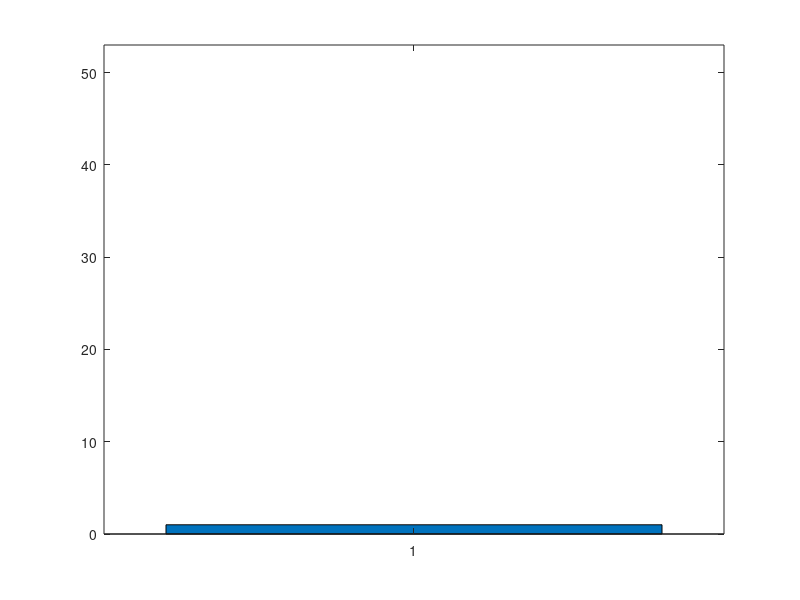

Here is the MATLAB script that generated this plot: (Note: this script raises an error after producing the figure.)
clear all; close all;

function ret = split_it(Nsnaps, Nsnaps_max)
  Nparts = ceil(Nsnaps/Nsnaps_max);
  n2 = floor(Nsnaps/Nparts);
  n1 = n2 + 1;
  m1 = Nsnaps - n2*Nparts;
  m2 = Nparts - m1;
  ret = [n1*ones(m1,1); n2*ones(m2,1)];
  
  msg = sprintf('sum(ret(:))=%d, Nsnaps=%d, max(ret(:))=%d, Nsnaps_max=%d\n', sum(ret(:)), Nsnaps, max(ret(:)), Nsnaps_max);
  %fprintf(msg);
  if (sum(ret(:)) ~= Nsnaps) || (max(ret(:)) > Nsnaps_max)
    error(msg);
  end
end

Nsnaps_max = 52;
for Nsnaps = 1:500
  ret = split_it(Nsnaps, Nsnaps_max);
  hold off;
  bar(ret);
  ylim([0, Nsnaps_max+1]);
  hline(Nsnaps_max);
  sleep(0.0001);
end
